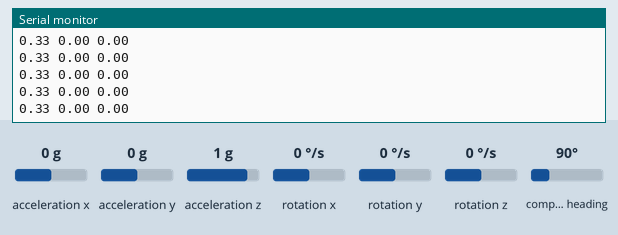
Bench run of a sketch on a simulated Arduino Mega 2560, built with avr-gcc and run on an emulated ATmega2560. Shown: the last lines printed to the serial monitor. Wiring (inferred from the names in the program): MPU-6050 motion sensor at I2C address 0x68. The inputs (shaded band) are chosen by the test bench; at power-on: rotation z 0 °/s, acceleration z 1 g, acceleration x 0 g, acceleration y 0 g, rotation x 0 °/s, rotation y 0 °/s, compass heading 90°.

Above: at 1.2 s.
1.3 s: rotation z set to -2 °/s
At 2.2 s:
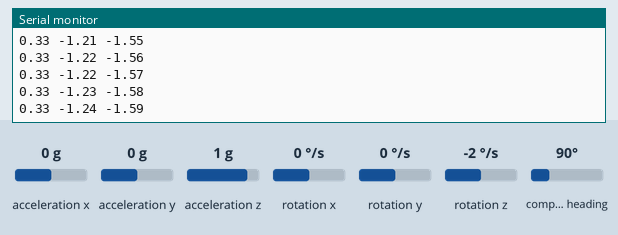
2.8 s: rotation z set to -100 °/s
At 3.4 s:
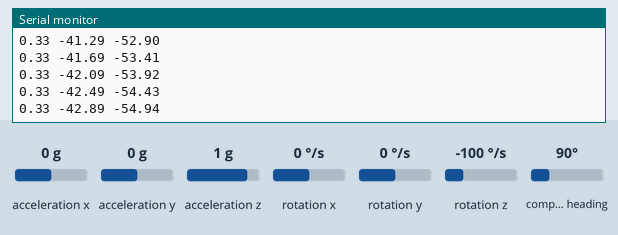
5.8 s: rotation z set to 192 °/s
At 6.7 s:
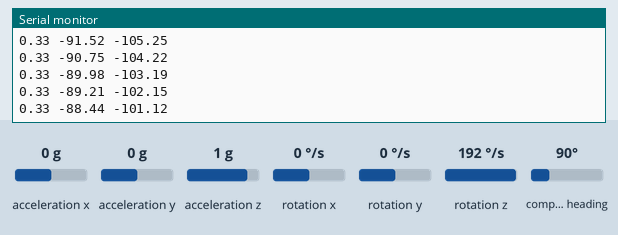
8.8 s: acceleration z set to 0 g
At 9.8 s:
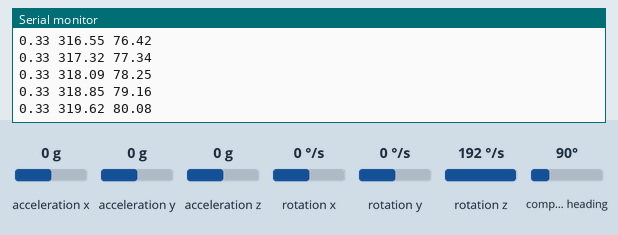
Timing chart, 0 to 11.3 s (numbered marks = the images above; inputs shaded):
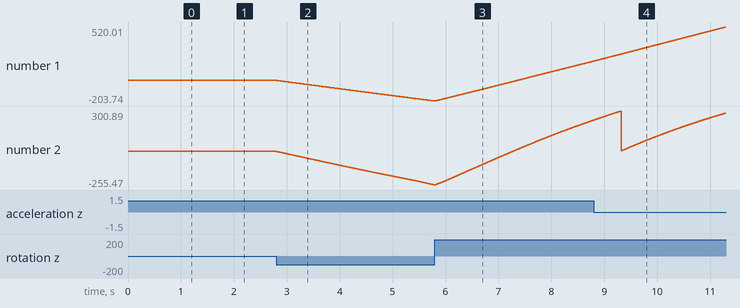

The sketch:

KalmanFilter.ino
```cpp
#include <Wire.h> //Wire Librarey for I2C communication
#include <MechaQMC5883.h> //QMC5883 Librarey is added since mine is QMC583 and not HMC5883

MechaQMC5883 qmc; //Create an object name for the snsor, I have named it as qmc
float initial,heading, angle;
float previous_heading;
void getOffset();
void getHeading();

int turns = 0;

int gyro_x, gyro_y, gyro_z;
long acc_x, acc_y, acc_z, acc_total_vector;
int temperature;
long gyro_x_cal, gyro_y_cal, gyro_z_cal;
long loop_timer;
int lcd_loop_counter;
float angle_pitch, angle_roll, angle_yaw;
int angle_pitch_buffer, angle_roll_buffer;
boolean set_gyro_angles;
float angle_roll_acc, angle_pitch_acc;
float angle_pitch_output, angle_roll_output;

float P00 = 0.0f, P01 = 0.0f, P10 = 0.0f, P11 = 0.0f;
float R = 200;
float sigma1 = 0.001f, sigma2 = 0.003f;
float Corrected_Angle = 0.0f;
float Corrected_Rate = 0.0f;
float bias = 0.0f;

float getAngle(float newAngle, float newRate);

void setup() {
  Wire.begin(); //Begin I2C communication
  Serial.begin(115200); //Begin Serial Communication
  getOffset();

  setup_mpu_6050_registers();                                          //Setup the registers of the MPU-6050 (500dfs / +/-8g) and start the gyro

  loop_timer = micros();                                               //Reset the loop timer
}

void loop() { //Infinite Loop
  getHeading();

  read_mpu_6050_data();                                                //Read the raw acc and gyro data from the MPU-6050


  //Gyro angle calculations
  //0.0000611 = 1 / (250Hz / 65.5)
  angle_pitch += gyro_x * 0.0000611;                                   //Calculate the traveled pitch angle and add this to the angle_pitch variable
  angle_roll += gyro_y * 0.0000611;                                    //Calculate the traveled roll angle and add this to the angle_roll variable
  angle_yaw += (gyro_z - bias) * 0.0000611;

  //0.000001066 = 0.0000611 * (3.142(PI) / 180degr) The Arduino sin function is in radians
  angle_pitch += angle_roll * sin(gyro_z * 0.000001066);               //If the IMU has yawed transfer the roll angle to the pitch angel
  angle_roll -= angle_pitch * sin(gyro_z * 0.000001066);               //If the IMU has yawed transfer the pitch angle to the roll angel

  //Accelerometer angle calculations
  acc_total_vector = sqrt((acc_x*acc_x)+(acc_y*acc_y)+(acc_z*acc_z));  //Calculate the total accelerometer vector
  //57.296 = 1 / (3.142 / 180) The Arduino asin function is in radians
  angle_pitch_acc = asin((float)acc_y/acc_total_vector)* 57.296;       //Calculate the pitch angle
  angle_roll_acc = asin((float)acc_x/acc_total_vector)* -57.296;       //Calculate the roll angle

  //Place the MPU-6050 spirit level and note the values in the following two lines for calibration
  angle_pitch_acc -= 0.0;                                              //Accelerometer calibration value for pitch
  angle_roll_acc -= 0.0;                                               //Accelerometer calibration value for roll

  if(set_gyro_angles){                                                 //If the IMU is already started
    angle_pitch = angle_pitch * 0.9996 + angle_pitch_acc * 0.0004;     //Correct the drift of the gyro pitch angle with the accelerometer pitch angle
    angle_roll = angle_roll * 0.9996 + angle_roll_acc * 0.0004;        //Correct the drift of the gyro roll angle with the accelerometer roll angle
  }
  else{                                                                //At first start
    angle_pitch = angle_pitch_acc;                                     //Set the gyro pitch angle equal to the accelerometer pitch angle
    angle_roll = angle_roll_acc;                                       //Set the gyro roll angle equal to the accelerometer roll angle
    set_gyro_angles = true;                                            //Set the IMU started flag
  }

  //To dampen the pitch and roll angles a complementary filter is used
  angle_pitch_output = angle_pitch_output * 0.9 + angle_pitch * 0.1;   //Take 90% of the output pitch value and add 10% of the raw pitch value
  angle_roll_output = angle_roll_output * 0.9 + angle_roll * 0.1;      //Take 90% of the output roll value and add 10% of the raw roll value


  if((angle_yaw > 0) && (heading < 0) && (abs(angle_yaw - heading) > 180))
  {
    heading += 360;
  }
  else if((angle_yaw < 0) && (heading > 0) && (abs(angle_yaw - heading) > 180))
  {
    heading -= 360;
  }

if(abs(turns) < 1)
{
  if((gyro_z > bias) && (previous_heading - heading > 300))
  {
    turns++;
  }
  else if((gyro_z < bias) && (heading - previous_heading > 300))
  {
    turns--;
  }
}

  previous_heading = heading;

  Corrected_Angle = getAngle(heading, gyro_z);

  Serial.print(heading);
  Serial.print(' ');
  Serial.print(angle_yaw);
  Serial.print(' ');
  Serial.println(Corrected_Angle);

  while(micros() - loop_timer < 4000);                                 //Wait until the loop_timer reaches 4000us (250Hz) before starting the next loop
  loop_timer = micros();                                               //Reset the loop timer
}


float getAngle(float newAngle, float newRate)
{
  if(abs(angle - newAngle) > 300)
  {
    angle = newAngle;
  }
  Corrected_Rate = gyro_z - bias;
  angle += Corrected_Rate * 0.0000611 * 90.0 / 70.0;
  if(angle > 400)
{
  turns = 0;
  angle_yaw -= 360;
  angle -= 360;
  heading -= 360;
  previous_heading -= 360;
}
else if(angle < -400)
{
  turns = 0;
  angle_yaw += 360;
  angle += 360;
  heading += 360;
  previous_heading += 360;
}
  P00 += 0.004 * (0.004 * P11 - P01 - P10 + sigma1);
  P01 -= 0.004 * P11;
  P10 -= 0.004 * P11;
  P11 += sigma2 * 0.004;

  float S = P00 + R;

  float K[2]; // Kalman gain - This is a 2x1 vector
  K[0] = P00 / S;
  K[1] = P10 / S;

  float y = newAngle - angle; // Angle difference
  angle += K[0] * y;
  bias += K[1] * y;

  float P00_temp = P00;
  float P01_temp = P01;

  P00 -= K[0] * P00_temp;
  P01 -= K[0] * P01_temp;
  P10 -= K[1] * P00_temp;
  P11 -= K[1] * P01_temp;

  return angle;

}

void read_mpu_6050_data(){                                             //Subroutine for reading the raw gyro and accelerometer data
  Wire.beginTransmission(0x68);                                        //Start communicating with the MPU-6050
  Wire.write(0x3B);                                                    //Send the requested starting register
  Wire.endTransmission();                                              //End the transmission
  Wire.requestFrom(0x68,14);                                           //Request 14 bytes from the MPU-6050
  while(Wire.available() < 14);                                        //Wait until all the bytes are received
  acc_x = Wire.read()<<8|Wire.read();                                  //Add the low and high byte to the acc_x variable
  acc_y = Wire.read()<<8|Wire.read();                                  //Add the low and high byte to the acc_y variable
  acc_z = Wire.read()<<8|Wire.read();                                  //Add the low and high byte to the acc_z variable
  temperature = Wire.read()<<8|Wire.read();                            //Add the low and high byte to the temperature variable
  gyro_x = Wire.read()<<8|Wire.read();                                 //Add the low and high byte to the gyro_x variable
  gyro_y = Wire.read()<<8|Wire.read();                                 //Add the low and high byte to the gyro_y variable
  gyro_z = Wire.read()<<8|Wire.read();                                 //Add the low and high byte to the gyro_z variable

}

void setup_mpu_6050_registers(){
  //Activate the MPU-6050
  Wire.beginTransmission(0x68);                                        //Start communicating with the MPU-6050
  Wire.write(0x6B);                                                    //Send the requested starting register
  Wire.write(0x00);                                                    //Set the requested starting register
  Wire.endTransmission();                                              //End the transmission
  //Configure the accelerometer (+/-8g)
  Wire.beginTransmission(0x68);                                        //Start communicating with the MPU-6050
  Wire.write(0x1C);                                                    //Send the requested starting register
  Wire.write(0x10);                                                    //Set the requested starting register
  Wire.endTransmission();                                              //End the transmission
  //Configure the gyro (500dps full scale)
  Wire.beginTransmission(0x68);                                        //Start communicating with the MPU-6050
  Wire.write(0x1B);                                                    //Send the requested starting register
  Wire.write(0x08);                                                    //Set the requested starting register
  Wire.endTransmission();                                              //End the transmission
}


void getOffset()
{
  qmc.init(); //Initialise the QMC5883 Sensor
  int x,y,z;
  qmc.read(&x,&y,&z); //Get the values of X,Y and Z from sensor

  x = (0.029975 * (x - 1358.944534) + 0.002137 * (y + 366.800852) - 0.005795 * (z - 1175.440578));
  y = (0.002137 * (x - 1358.944534) + 0.036549 * (y + 366.800852) - 0.001469 * (z - 1175.440578));
  z = (-0.005795 * (x - 1358.944534) - 0.001469 * (y + 366.800852) + 0.031086 * (z - 1175.440578));

  x = (1.177870 * (x - 7.020898) - 0.037572 * (y - 2.888513) + 0.195462 * (z - 2.089576));
  y = (-0.037572 * (x - 7.020898) + 0.968025 * (y - 2.888513) - 0.072147 * (z - 2.089576));
  z = (0.195462 * (x - 7.020898) - 0.072147 * (y - 2.888513) + 1.084548 * (z - 2.089576));


  int heading=atan2(x, y)/0.0174532925;
  initial = heading;
}
void getHeading()
{
  int x,y,z;
  qmc.read(&x,&y,&z); //Get the values of X,Y and Z from sensor

  x = (0.029975 * (x - 1358.944534) + 0.002137 * (y + 366.800852) - 0.005795 * (z - 1175.440578));
  y = (0.002137 * (x - 1358.944534) + 0.036549 * (y + 366.800852) - 0.001469 * (z - 1175.440578));
  z = (-0.005795 * (x - 1358.944534) - 0.001469 * (y + 366.800852) + 0.031086 * (z - 1175.440578));


  x = (1.177870 * (x - 7.020898) - 0.037572 * (y - 2.888513) + 0.195462 * (z - 2.089576));
  y = (-0.037572 * (x - 7.020898) + 0.968025 * (y - 2.888513) - 0.072147 * (z - 2.089576));
  z = (0.195462 * (x - 7.020898) - 0.072147 * (y - 2.888513) + 1.084548 * (z - 2.089576));

heading=(atan2(x, y)/0.0174532925) - initial; //Calculate the degree using X and Y parameters with this formulae
if(abs(heading) > 180 * (abs(turns) + 1))
{
  if(heading > 0)
  {
    heading -= 360;
  }
  else if(heading < 0)
  {
    heading += 360;
  }
}
  heading *= -1;

  heading += (360 * turns);


}
```

Clock_prog.c
```cpp
/*
 * Clock_prog.c
 *
 *  Created on: May 6, 2020
 *      Author: AL-alamia
 */
#include "CLOCKDRIVER.h"
#include <math.h>
#include "RegisterMap.h"
long int clockFrequency = 16000000.0;
void Clock_voidFrequencySet(double Freq)
{

        char SYSDIV = ceil((400/Freq) - 1);
        // 0) Use RCC2

        RCC2 |=  0x80000000;  // USERCC2

        // 1) bypass PLL while initializing

        RCC2 |=  0x00000800;  // BYPASS2, PLL bypass

        // 2) select the crystal value and oscillator source

        RCC = (RCC &~0x000007C0)   // clear XTAL field, bits 10-6

                       + 0x00000540;   // 10101, configure for 16 MHz crystal

        RCC2 &= ~0x00000070;  // configure for main oscillator source

        // 3) activate PLL by clearing PWRDN

        RCC2 &= ~0x00002000;

        // 4) set the desired system divider

        RCC2 |= 0x40000000;   // use 400 MHz PLL

        RCC2 = (RCC2 &~ 0x1FC00000)  // clear system clock divider

                        + (SYSDIV<<22);      // configure for 80 MHz clock

        // 5) wait for the PLL to lock by polling PLLLRIS

        while((SYSCTL_RIS_R&0x00000040)==0){};  // wait for PLLRIS bit

        // 6) enable use of PLL by clearing BYPASS

        RCC2 &= ~0x00000800;
        clockFrequency = (400/(SYSDIV + 1)) * 1000000;

    }
```

Interrupt_prog.c
```cpp
/*
 * Interrupt_prog.c
 *
 *  Created on: Apr 9, 2020
 *      Author: AL-alamia
 */
#pragma DATA_ALIGN(RAM_Vector,1024)
#pragma DATA_SELECTION(RAM_Vector,".vTable")
extern void (* const g_pfnVectors[])(void);
void (*RAM_Vector[155])(void);
void Load_Vector_Table(void)
{

    volatile unsigned long int* reg;
    int i = 0;
    for(i = 0 ; i < 155 ; i++)
    {
        RAM_Vector[i] = g_pfnVectors[i];
    }
    reg = 0xE000ED08;
    *reg = (unsigned long int)RAM_Vector;
}

void Interrupt_voidEnable(unsigned char INT_ID)
{
    volatile long int* reg = 0xE000E000 + 0x100 + (INT_ID/32);

    *reg |= (1 << (INT_ID%32));
}
void Interrupt_voidDisable(unsigned char INT_ID)
{
    volatile long int* reg = 0xE000E000 + 0x180 + (INT_ID/32);
    *reg |= (1 << (INT_ID%32));

}

void Interrupt_voidSetPending(unsigned char INT_ID)
{
    volatile long int* reg = 0xE000E000 + 0x200 + (INT_ID/32);
    *reg |= (1 << (INT_ID%32));

}

void Interrupt_voidClearPending(unsigned char INT_ID)
{
    volatile long int* reg = 0xE000E000 + 0x280 + (INT_ID/32);
    *reg |= (1 << (INT_ID%32));

}

unsigned char Interrupt_voidGetPending(unsigned char INT_ID)
{
    volatile long int* reg1 = 0xE000E000 + 0x200 + (INT_ID/32);
    volatile long int* reg2 = 0xE000E000 + 0x280 + (INT_ID/32);
    return ((*reg1 & (1 << INT_ID%32)) - (*reg2 & (1 << INT_ID%32)));
}
void Interrupt_voidSetActive(unsigned char INT_ID)
{
    volatile long int* reg = 0xE000E000 + 0x300 + (INT_ID/32);
    *reg |= (1 << (INT_ID%32));
}
unsigned char Interrupt_voidGetState(unsigned char INT_ID)
{
    volatile long int* reg = 0xE000E000 + 0x300 + (INT_ID/32);
    return (*reg & (1 << INT_ID%32));

}
```

CLOCKDRIVER.h
```cpp
/*
 * CLOCKDRIVER.h
 *
 *  Created on: ??þ/??þ/????
 *      Author: 7
 */

#ifndef CLOCKDRIVER_H_
#define CLOCKDRIVER_H_

//#include "CLK_REGISTERMap.h"
void Clock_voidFrequencySet(double);


#endif /* CLOCKDRIVER_H_ */
```

RegisterMap.h
```cpp
/*
 * CLK_RegisterMap.h
 *
 *  Created on: ??þ/??þ/????
 *      Author: 7
 */

#ifndef REGISTERMAP_H_
#define REGISTERMAP_H_

//System Control Registers
#define RCC               (*((volatile unsigned int *)0x400FE060))
#define RCC2              (*((volatile unsigned int *)0x400FE070))
#define MOSCCTL           (*((volatile unsigned int *)0x400FE07C))
#define PIOSCCAL          (*((volatile unsigned int *)0x400FE150))
#define PLLSTAT           (*((volatile unsigned int *)0x400FE168))
#define RCGCGPIO          (*((volatile unsigned int *)0x400FE608))
#define GPIOHBCTL         (*((volatile unsigned int *)0x400FE06C))
#define SYSCTL_RIS_R      (*((volatile unsigned int *)0x400FE050))

//GPIO Registers
#define PORT_DATA                0x3FC
#define PORT_DIR                 0x400
#define PORT_AFSEL               0x420
#define PORT_DEN                 0x51C
#define PORT_DRR                 0x500
//#define PORT_LOCK
#define GPIOPUR                  0x510
#define GPIOPDN                  0x514
#define GPIOCR                   0x524
#define GPIO_IM                  0x410
#define GPIOPCTL                 0x52C
#define GPIOICR                  0x41C


//I2C Registers
#define I2C_BASE        0x40020000
#define RCGCI2C         (*((volatile unsigned int *)0x400FE620))
#define I2CMCR0         (*((volatile unsigned int *)0x40020020))
#define I2CMTPR0         (*((volatile unsigned int *)0x4002000C))
#define I2CMSA0         (*((volatile unsigned int *)0x40020000))
#define I2CMDR0         (*((volatile unsigned int *)0x40020008))
#define I2CSOAR0         (*((volatile unsigned int *)0x40020800))
#define I2CMCS0         (*((volatile unsigned int *)0x40020004))
#define I2CSDR0         (*((volatile unsigned int *)0x40020808))

#define I2CMCR          0x020
#define I2CMTPR         0x00C
#define I2CMCS          0x004
#define I2CMDR          0x008
#define I2CMSA          0x000


#endif /* REGISTERMAP_H_ */
```

Measured:
- after the input at 1.3 s, the serial monitor: prints a new line at once (image 1)
- plotted number 1: 0 → -2.07 after the input at 1.3 s
- plotted number 2: 0 → -2.65 after the input at 1.3 s
